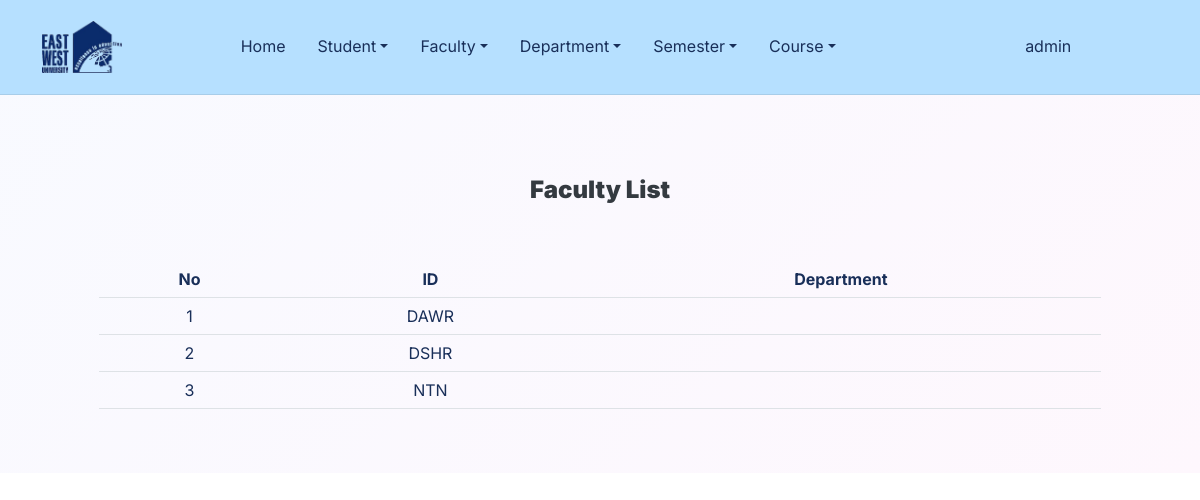
The app's page /facultylist/ (signed in), older data.
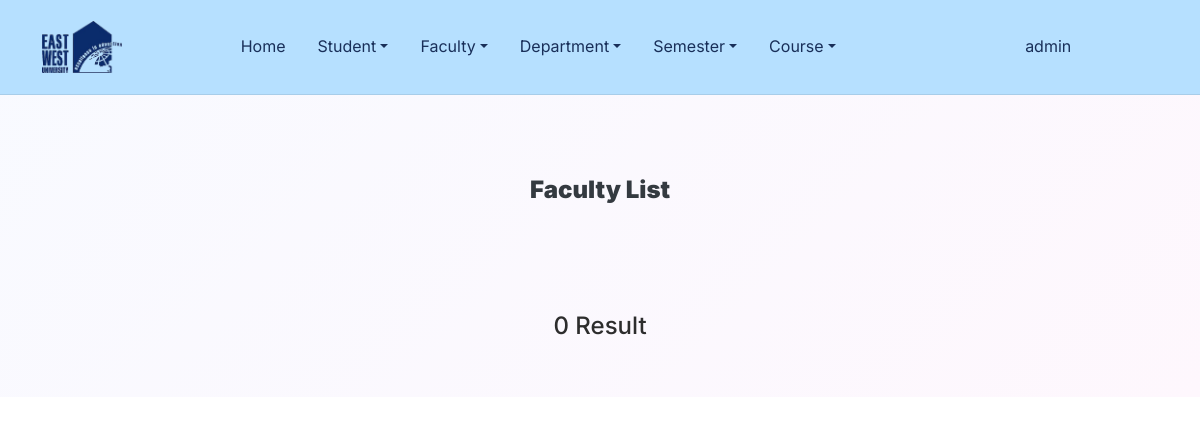
The same page, newer data.
### home/models.py (models this page shows, shortened)
class Faculty(models.Model):
    user = models.OneToOneField(User, on_delete=models.CASCADE, primary_key=True)
    dept = models.CharField(verbose_name="Department", max_length=200, null=False, blank=False)

class User(AbstractUser):
    is_student = models.BooleanField(default=False)
    is_faculty = models.BooleanField(default=False)

### home/views.py (the view)
# urls.py: path('facultylist/', views.FacultyListView, name='faculty_list'),
def FacultyListView(request):
    faculty = Faculty.objects.all();
    return render(request, 'home/faculty_list.html', {'fac': faculty});

### templates/home/faculty_list.html (shortened to what this page needs)
{% extends 'home/base.html' %}
{% load crispy_forms_filters %}
{% load crispy_forms_tags %}
{% block content %}
    <header class="bg-primary-gradient pt-6">
        <div class="container">
            <div class="row pt-5">
                <div class="col-md-8 col-xl-6 text-center text-md-start mx-auto">
                    <div class="text-center pb-5"><h4 class="fw-bold text-dark mb-2"><strong>Faculty List</strong><br>
                    </h4></div>
                    <div class="text-center pb-5">
                        {% if fac %}
                            <table class="table table-hover text-center">
                                <tr>
                                    <th>No</th>
                                    <th>ID</th>
                                    <th>Department</th>
                                </tr>
                                {% for f in fac %}
                                    <tr>
                                        <td>{{ forloop.counter }}</td>
                                        <td>{{ f.user }}</td>
                                        <td>{{ f.dept }}</td>
                                    </tr>
                                {% endfor %}
                            </table>
                        {% else %}
                            <br><br>
                            <h4>0 Result</h4>
                        {% endif %}
                    </div>
                </div>
            </div>
        </div></header>
{% endblock %}

Row changes from the older to the newer data that the page shows:
removed Faculty: user "DAWR"
removed Faculty: user "DSHR"
removed Faculty: user "NTN"
Text that changed along with them:
text no longer shown: "No ID Department"
text now shown: "0 Result"
